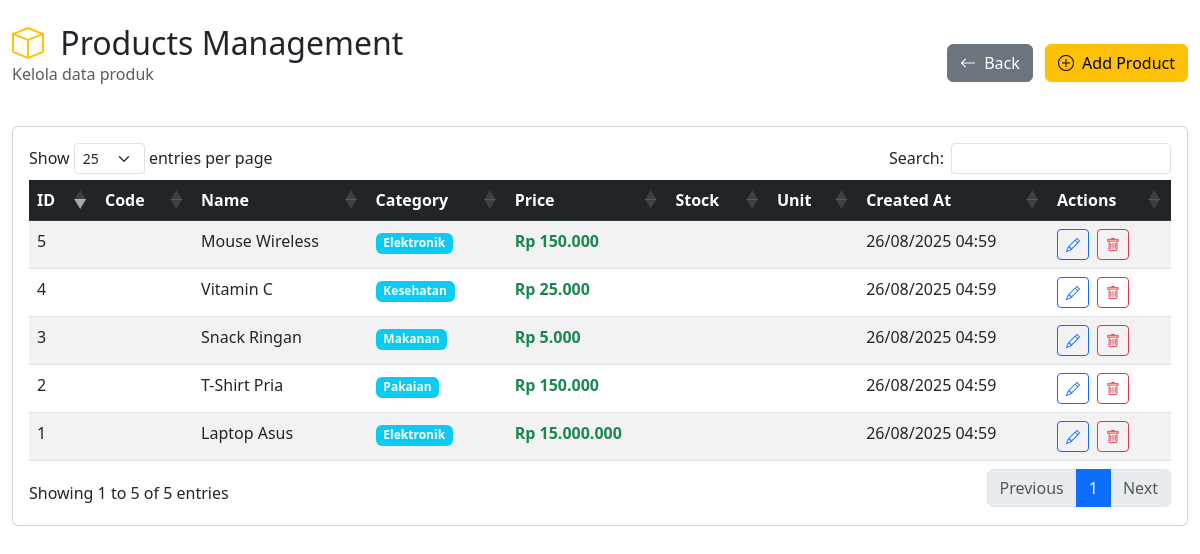
The page /products/list.php on the database its author committed.
### tables this page shows
CREATE TABLE products (
    id INT AUTO_INCREMENT PRIMARY KEY,
    name VARCHAR(200) NOT NULL,
    description TEXT,
    category_id INT,
    price DECIMAL(10,2) NOT NULL,
    stock_quantity INT DEFAULT 0,
    min_stock INT DEFAULT 5,
    is_active BOOLEAN DEFAULT TRUE,
    created_at TIMESTAMP DEFAULT CURRENT_TIMESTAMP,
    updated_at TIMESTAMP DEFAULT CURRENT_TIMESTAMP ON UPDATE CURRENT_TIMESTAMP,
    FOREIGN KEY (category_id) REFERENCES categories(id) ON DELETE SET NULL
);

CREATE TABLE categories (
    id INT AUTO_INCREMENT PRIMARY KEY,
    name VARCHAR(100) NOT NULL,
    description TEXT,
    is_active BOOLEAN DEFAULT TRUE,
    created_at TIMESTAMP DEFAULT CURRENT_TIMESTAMP,
    updated_at TIMESTAMP DEFAULT CURRENT_TIMESTAMP ON UPDATE CURRENT_TIMESTAMP
);

### functions.php (called while the page is built, shortened)
<?php
require_once 'config.php';
function getProducts() {
    $pdo = getDB();
    $stmt = $pdo->prepare("
        SELECT p.*, c.name as category_name
        FROM products p
        LEFT JOIN categories c ON p.category_id = c.id
        ORDER BY p.name
    ");
    $stmt->execute();
    return $stmt->fetchAll();
}
?>

### config.php (called while the page is built, shortened)
<?php
function formatCurrency($amount) {
    return 'Rp ' . number_format($amount, 0, ',', '.');
}
?>

### products/list.php (the view, shortened to what this page needs)
<?php
require_once '../config.php';
require_once '../functions.php';
$products = getProducts();
?>
<!DOCTYPE html>
<html lang="id">
<head>
    <link href="https://cdn.jsdelivr.net/npm/bootstrap@5.3.0/dist/css/bootstrap.min.css" rel="stylesheet">
    <link href="https://cdn.jsdelivr.net/npm/bootstrap-icons@1.10.0/font/bootstrap-icons.css" rel="stylesheet">
    <link href="https://cdn.datatables.net/1.13.7/css/dataTables.bootstrap5.min.css" rel="stylesheet">
</head>
<body>
    <div class="container-fluid py-4">
        <div class="row mb-4">
            <div class="col-12 d-flex justify-content-between align-items-center">
                <div>
                    <h2 class="mb-0">
                        <i class="bi bi-box text-warning me-2"></i>
                        Products Management
                    </h2>
                    <p class="text-muted">Kelola data produk</p>
                </div>
                <div>
                    <a href="../index.php" class="btn btn-secondary me-2">
                        <i class="bi bi-arrow-left me-1"></i> Back
                    </a>
                    <a href="form.php" class="btn btn-warning">
                        <i class="bi bi-plus-circle me-1"></i> Add Product
                    </a>
                </div>
            </div>
        </div>
        <div class="card">
            <div class="card-body">
                <div class="table-responsive">
                    <table id="productsTable" class="table table-striped table-hover">
                        <thead class="table-dark">
                            <tr>
                                <th>ID</th>
                                <th>Code</th>
                                <th>Name</th>
                                <th>Category</th>
                                <th>Price</th>
                                <th>Stock</th>
                                <th>Unit</th>
                                <th>Created At</th>
                                <th>Actions</th>
                            </tr>
                        </thead>
                        <tbody>
                            <?php foreach ($products as $product): ?>
                            <tr>
                                <td><?= $product['id'] ?></td>
                                <td>
                                </td>
                                <td><?= htmlspecialchars($product['name']) ?></td>
                                <td>
                                    <span class="badge bg-info"><?= htmlspecialchars($product['category_name']) ?></span>
                                </td>
                                <td>
                                    <strong class="text-success"><?= formatCurrency($product['price']) ?></strong>
                                </td>
                                <td>
                                </td>
                                <td><?= htmlspecialchars($product['unit']) ?></td>
                                <td>
                                    <?php if (!empty($product['created_at'])): ?>
                                        <?= date('d/m/Y H:i', strtotime($product['created_at'])) ?>
                                    <?php else: ?>
                                        -
                                    <?php endif; ?>
                                </td>
                                <td>
                                    <a href="form.php?id=<?= $product['id'] ?>" class="btn btn-sm btn-outline-primary me-1">
                                        <i class="bi bi-pencil"></i>
                                    </a>
                                    <button class="btn btn-sm btn-outline-danger" onclick="deleteProduct(<?= $product['id'] ?>, '<?= htmlspecialchars($product['name']) ?>')">
                                        <i class="bi bi-trash"></i>
                                    </button>
                                </td>
                            </tr>
                            <?php endforeach; ?>
                        </tbody>
                    </table>
                </div>
            </div>
        </div>
    </div>
</body>
</html>

### rows shown on the page
products: id "1", name "Laptop Asus", category.name "Elektronik", price "Rp 15.000.000", created_at "26/08/2025 04:59"
products: id "5", name "Mouse Wireless", category.name "Elektronik", price "Rp 150.000", created_at "26/08/2025 04:59"
products: id "3", name "Snack Ringan", category.name "Makanan", price "Rp 5.000", created_at "26/08/2025 04:59"
products: id "2", name "T-Shirt Pria", category.name "Pakaian", price "Rp 150.000", created_at "26/08/2025 04:59"
products: id "4", name "Vitamin C", category.name "Kesehatan", price "Rp 25.000", created_at "26/08/2025 04:59"
